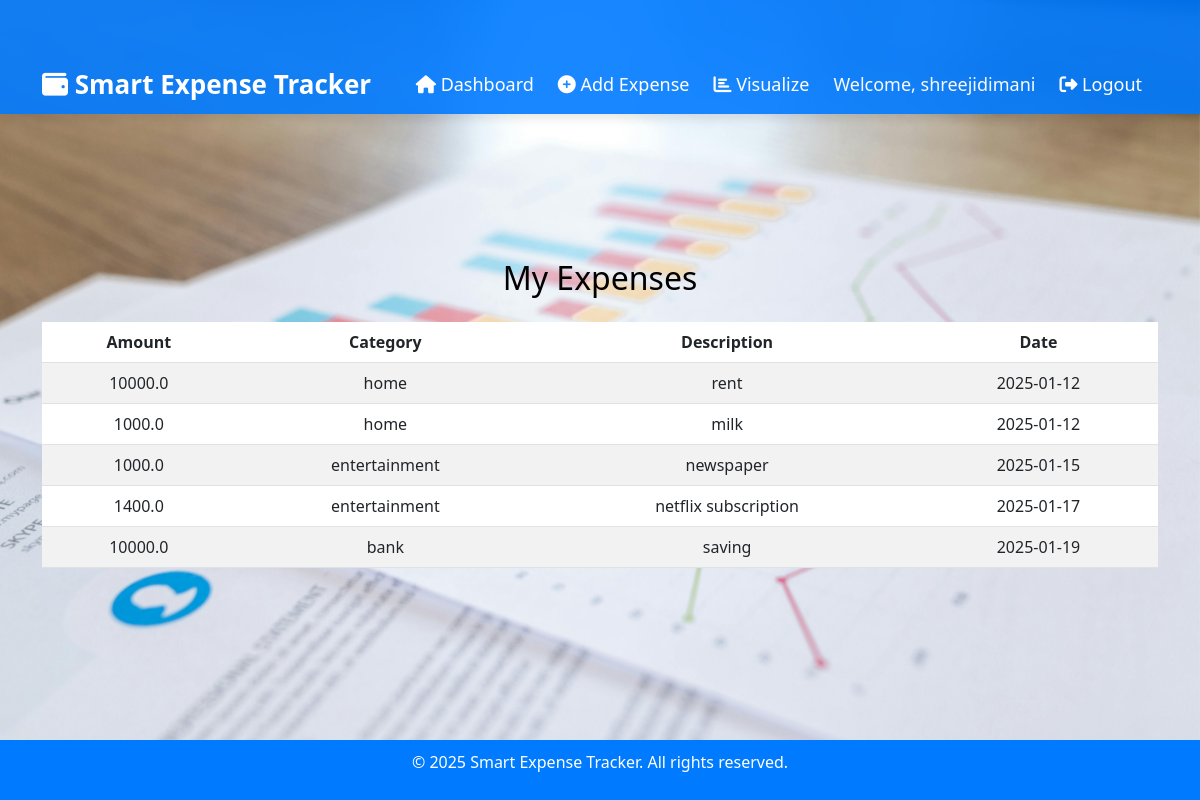
The page /view_expenses (signed in) on the database its author committed.
### models.py (models this page shows)
class User(db.Model, UserMixin):
    id = db.Column(db.Integer, primary_key=True)
    username = db.Column(db.String(150), unique=True, nullable=False)
    email = db.Column(db.String(150), unique=True, nullable=False)
    password = db.Column(db.String(60), nullable=False)

class Expense(db.Model):
    id = db.Column(db.Integer, primary_key=True)
    amount = db.Column(db.Float, nullable=False)
    category = db.Column(db.String(100), nullable=False)
    description = db.Column(db.String(200), nullable=True)
    date = db.Column(db.DateTime, nullable=False)
    user_id = db.Column(db.Integer, db.ForeignKey('user.id'), nullable=False)

### app.py (the view)
@app.route('/view_expenses')
@login_required
def view_expenses():
    user_expenses = Expense.query.filter_by(user_id=current_user.id).all()
    return render_template('view_expenses.html', expenses=user_expenses)

### app.py (called while the page is built)
@login_manager.user_loader
def load_user(user_id):
    return User.query.get(int(user_id))

### templates/view_expenses.html
{% extends "base.html" %}
{% block content %}
<div class="container mt-5">
    <h2 class="text-center mb-4">My Expenses</h2>
    <table class="table table-striped">
        <thead>
            <tr>
                <th>Amount</th>
                <th>Category</th>
                <th>Description</th>
                <th>Date</th>
            </tr>
        </thead>
        <tbody>
            {% for expense in expenses %}
            <tr>
                <td>{{ expense.amount }}</td>
                <td>{{ expense.category }}</td>
                <td>{{ expense.description }}</td>
                <td>{{ expense.date.strftime('%Y-%m-%d') }}</td>
            </tr>
            {% endfor %}
        </tbody>
    </table>
</div>
{% endblock %}

### templates/base.html (shortened to what this page needs)
<!DOCTYPE html>
<html lang="en">
<head>
    <link rel="stylesheet" href="https://cdn.jsdelivr.net/npm/bootstrap@5.3.0/dist/css/bootstrap.min.css">
    <link rel="stylesheet" href="https://cdnjs.cloudflare.com/ajax/libs/font-awesome/6.4.0/css/all.min.css">
    <link rel="stylesheet" href="{{ url_for('static', filename='style.css') }}">
</head>
<body>
    <header>
        <nav class="navbar navbar-expand-lg navbar-dark fixed-top">
            <div class="container">
                <a class="navbar-brand" href="{{ url_for('dashboard') }}">
                    <i class="fas fa-wallet"></i> Smart Expense Tracker
                </a>
                <div class="collapse navbar-collapse" id="navbarNav">
                    <ul class="navbar-nav ms-auto">
                        <li class="nav-item">
                            <a class="nav-link" href="{{ url_for('dashboard') }}"><i class="fas fa-home"></i> Dashboard</a>
                        </li>
                        <li class="nav-item">
                            <a class="nav-link" href="{{ url_for('add_expense') }}"><i class="fas fa-plus-circle"></i> Add Expense</a>
                        </li>
                        <li class="nav-item">
                            <a class="nav-link" href="{{ url_for('visualize_expenses') }}"><i class="fas fa-chart-bar"></i> Visualize</a>
                        </li>
                        {% if current_user.is_authenticated %}
                            <li class="nav-item">
                                <span class="nav-link text-light">Welcome, {{ current_user.username }}</span>
                            </li>
                            <li class="nav-item">
                                <a class="nav-link btn btn-outline-light" href="{{ url_for('logout') }}">
                                    <i class="fas fa-sign-out-alt"></i> Logout
                                </a>
                            </li>
                        {% else %}
                            <li class="nav-item">
                                <a class="nav-link btn btn-outline-light" href="{{ url_for('login') }}">
                                    <i class="fas fa-sign-in-alt"></i> Login
                                </a>
                            </li>
                        {% endif %}
                    </ul>
                </div>
            </div>
        </nav>
    </header>
    <main>
        {% block content %}{% endblock %}
    </main>
    <footer>
        <p class="footer-text">© 2025 Smart Expense Tracker. All rights reserved.</p>
    </footer>
</body>
</html>

### static/style.css (style rules this page uses)
body { display: flex; flex-direction: column; min-height: 100vh; background-color: #ffffff; color: black; position: relative; overflow-x: hidden; }
main { flex: 1; display: flex; flex-direction: column; justify-content: center; align-items: center; padding: 20px; z-index: 1; text-align: center; }
.navbar { background: rgba(0, 123, 255, 0.9); padding: 5px 0; box-shadow: 0 4px 10px rgba(0, 0, 0, 0.1); position: fixed; top: 0; left: 0; width: 100%; z-index: 1000; }
.navbar-brand { font-size: 26px; font-weight: 600; color: white; transition: 0.3s; }
.navbar-nav .nav-link { font-size: 18px; margin-right: 8px; color: white; transition: 0.3s; padding: 5px 8px; border-radius: 6px; }
.navbar-nav .btn { font-size: 18px; padding: 5px 10px; transition: 0.3s ease; }
.container { padding-top: 55px; }
footer { background-color: #007bff; color: white; text-align: center; padding: 10px 0; position: relative; bottom: 0; width: 100%; }

### rows shown on the page
User: username "shreejidimani"
Expense: amount "10000.0", category "home", description "rent", date "2025-01-12"
Expense: amount "1000.0", category "home", description "milk", date "2025-01-12"
Expense: amount "1000.0", category "entertainment", description "newspaper", date "2025-01-15"
Expense: amount "1400.0", category "entertainment", description "netflix subscription", date "2025-01-17"
Expense: amount "10000.0", category "bank", description "saving", date "2025-01-19"
